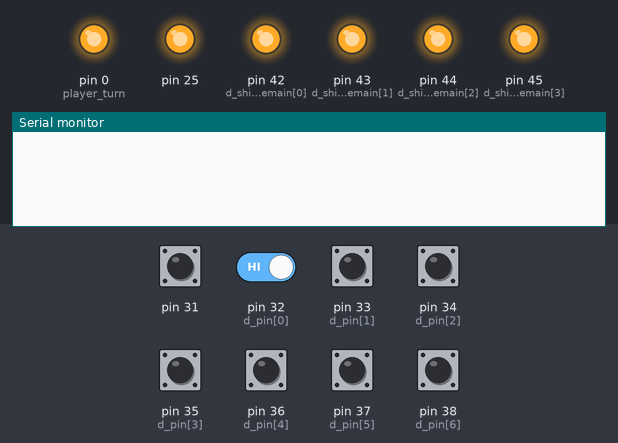
The sketch below on a simulated Arduino Mega 2560, built with avr-gcc and run on an emulated ATmega2560. On the bench: output pins drawn as LEDs (lit = HIGH), the last lines printed to the serial monitor. The inputs (shaded band) are chosen by the test bench; at power-on: pin 31, pin 32 (d_pin[0]), pin 33 (d_pin[1]), pin 34 (d_pin[2]), pin 35 (d_pin[3]), pin 36 (d_pin[4]), pin 37 (d_pin[5]), pin 38 (d_pin[6]) HIGH. Random numbers use the default seed unless the sketch sets one; pins used as bus, display or sensor lines are not drawn.

Above: at 1.3 s.
1.4 s: pin 31 pulsed LOW 5 times (0.12 s each, 0.3 s apart)
At 4.6 s:
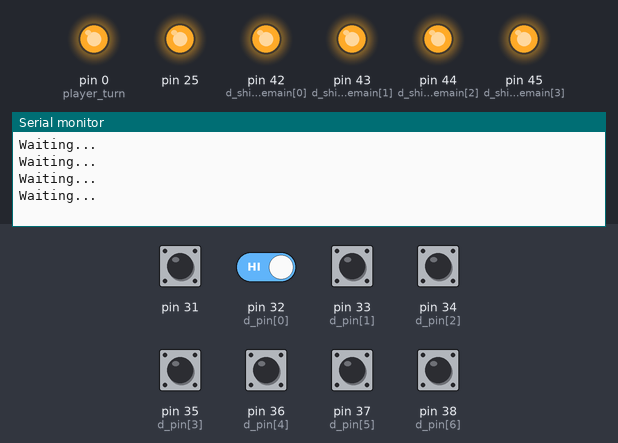
4.7 s: pin 31 driven LOW
At 5.5 s:
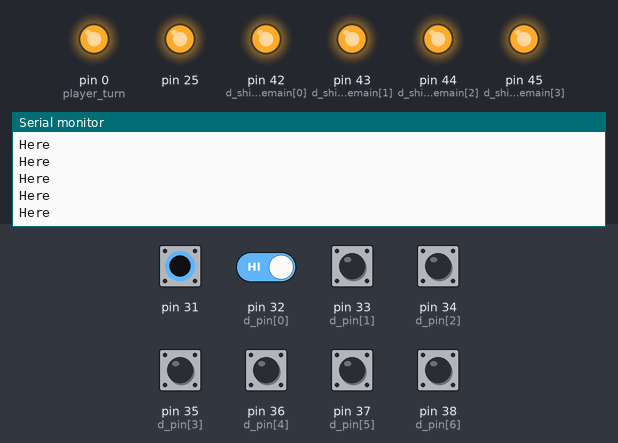
6.6 s: pin 31 driven HIGH
At 7.3 s:
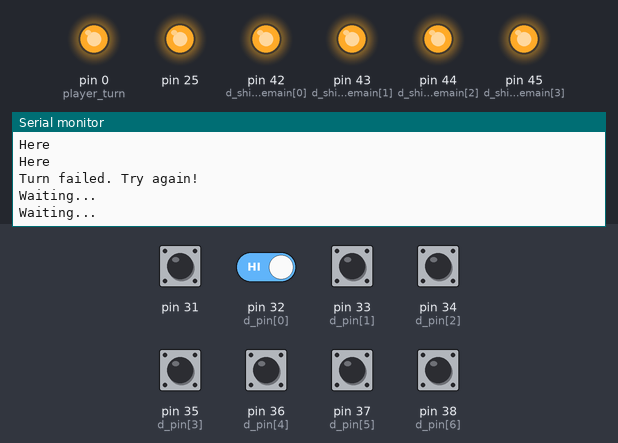
8.1 s: pin 31 driven LOW and pin 32 (d_pin[0]) driven LOW
At 8.6 s:
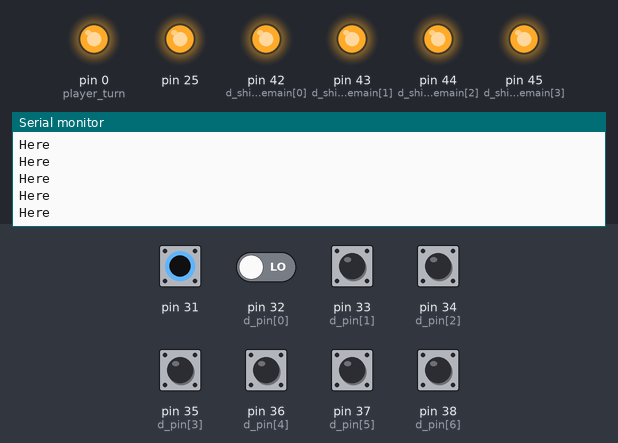

Measured:
- after the input at 1.4 s, the serial monitor: prints a new line after 1.3 s (image 1)
- after the input at 4.7 s, the serial monitor: prints a new line at once (image 2)
- after the input at 6.6 s, the serial monitor: prints a new line after 0.07 s (image 3)

The sketch:

buttontesting.ino
```cpp
/*
#include <gamma.h>
#include <RGBmatrixPanel.h>
#include <Adafruit_GFX.h>
#include <Adafruit_GrayOLED.h>x
#include <Adafruit_SPITFT.h>
#include <Adafruit_SPITFT_Macros.h>
#include <gfxfont.h>
*/

int player_turn = 0;
int d_ship_remain[] = {42,43,44,45}; // LED lights, in setup
int warning = 46;
int player_win = 47;
int computer_win = 48;
int button[8];
int position = 17; //initialize at an out of board position
int d_pin[] = {32,33,34,35,36,37,38,39};  // An array of pins that are connected to the button input
int primitive[] = {1,2,3,4,5,6,7,8,9,10,11,12,13,14,15,16}; // The initial array that will be swapped randomly later by the generate function
/* Initialize the computer board
 *  0 means empty space with no ship
 *  1 means ship placed but not sunken
 *  2 means ship sunken
 *  3 means empty space but chosen
*/
int computer_board[16];
int player_board[16];

/*
int generate(array)
A function that swaps the entries of the primitive array.
The modified array will then be the predetermined moves of the computer
 */
void generate(int arr[]) {
    int tmp;
    int arbit_1;
    int arbit_2;
    for (int i = 0; i < 32; i++) {
        arbit_1 = random(16);
        arbit_2 = random(16);
        tmp = arr[arbit_1];
        arr[arbit_1] = arr[arbit_2];
        arr[arbit_2] = tmp;
    }
}

/*
int readInput(pinNumber)
Translates the input on an digital pin. If the pin is LOW, that means an
input was detected, and that would be equal to 1. Otherwise, the function
will return 0
*/
int readInput(int pin) {
    if (digitalRead(pin) == LOW) {
        return 1;
    } else {
        return 0;
    }
}

/*
int translate(array)
This function takes the input array from the button matrix and translates
the input to determine which spot on the board was picked. It is used in conjuction
with the readInput function to translate the input from the button matrix
*/
int translateInput(int arr[]) {
    int position = 0;
    int counter = 0;
    for (int i = 0; i < 8; i++) {
        if (arr[i] == 1) {
            if (i < 4) {
                position += i;
                counter++;
            } else {
                position += (i-4)*4;
                counter++;
            }
        }
    }
    // For added redundancy; should only return a position if two 1's are detected
    if (counter == 2) {
        return position;
    } else {
        return 17;
    }
}

void reset(int arr[]) {
    for (int i = 0; i < sizeof(arr); i++) {
        arr[i] = 0;
    }
}

/*
void setup()
Built-in Arduino function that is used to initialize any data and arrays needed
for game play. See block diagram and flow chart for more information on how this program
runs
*/
void setup() {
    //Resets all board positions to 0
    reset(computer_board);
    reset(player_board);

    pinMode(player_turn, OUTPUT);
    digitalWrite(player_turn, LOW);

    for (int i = 0; i < 8; i++) {
        pinMode(d_pin[i], INPUT_PULLUP);
    }


    for (int i = 0; i < 8; i++) {
        pinMode(d_ship_remain[i], OUTPUT);
        digitalWrite(d_ship_remain[i], LOW);
    }

    generate(primitive);

    for (int i = 0; i < 4; i++) {
        int buff = random(1,5);
        computer_board[primitive[i*4 + buff]] = 1;
    }

    digitalWrite(player_turn, HIGH);

    for (int i = 0; i < 8; i++) {
        digitalWrite(d_ship_remain[i], HIGH);
    }

    int count = 0;
    int light_off = 41;
    while (count < 4) {
        while (checkInput() == false) {
            if (checkInput() == true) {
                break;
            }
            Serial.println("Waiting...");
            delay(500);
        }
        //Does not go on until player releases button
        while (checkInput() == true) {
            if (checkInput()) {
                button[0] = readInput(31);
                button[1] = readInput(32);
                button[2] = readInput(33);
                button[3] = readInput(34);
                button[4] = readInput(35);
                button[5] = readInput(36);
                button[6] = readInput(37);
                button[7] = readInput(38);
                Serial.print("Here\n");
            }
        }
        int select = translateInput(button);
        count++;
        if (player_board[select] == 1) {
            Serial.println("Position has already been chosen! Try again!");
        } else {
            player_board[select] = 1; //Changes value so that array is marked as ship at index
            count++;
        }
        reset(button);
        position = 17;
    }

    Serial.begin(9600);
}

boolean checkInput() {
    if (digitalRead(31) == LOW || digitalRead(32) == LOW || digitalRead(33) == LOW || digitalRead(34) == LOW) {
        return true;
    } else {
        return false;
    }
}

/*
void loop()
Main loop in which the arduino runs through the simplified battleship game.
See block diagram and flow chart for more information about the folow of the
program. This loop should only loop through for a maximum of 16 proper turns.
*/
//Keeps track of turn (player=true)/(computer=false)
boolean player_active = true; //player always starts first
//Computer variables
int compIndex = 0; // keeps track of computer attacks
int compHit = 0;
boolean computerWin = false;
//Player variables
int playerHit = 0;
boolean playerWin = false;

void loop() {
    while (computerWin || playerWin) {
        if (computerWin) {
            digitalWrite(computer_win, HIGH);
            Serial.print("You lose! Computer is the winner!!");
            return;
        } else if (playerWin) {
            digitalWrite(player_win, HIGH);
            Serial.print("Player has won!!");
            return;
        }
    }

    while (checkInput() == false && player_active) {
        if (checkInput() == true) {
            break;
        }
        Serial.println("Waiting...");
        delay(500);
    }
    //Does not go on until player releases button
    while (player_active && checkInput() == true) {
        if (checkInput()) {
            button[0] = readInput(31);
            button[1] = readInput(32);
            button[2] = readInput(33);
            button[3] = readInput(34);
            button[4] = readInput(35);
            button[5] = readInput(36);
            button[6] = readInput(37);
            button[7] = readInput(38);
            Serial.print("Here\n");
        }
    }

    position = translateInput(button); //returns an index in the board array

    //The following code is for the player turn

    /*
        0 means empty space with no ship
        1 means ship placed but not sunken
        2 means ship sunken
        3 means empty space but chosen
    */
    if(player_active) {
        if (position <=  15 && position >= 0) { //checks if there was a valid turn
            if (computer_board[position] ==  0 || computer_board[position] ==  1) {
                if (computer_board[position] ==  1) { //player has hit a ship
                    computer_board[position] ==  2;
                    player_active = true; //player gets another turn
                    playerHit++;
                    Serial.print("Battleship! Go again!\n");
                    if (playerHit == 4) { //win conditional
                        playerWin = true;
                    }
                } else if (computer_board[position] ==  0) { //player has missed ship
                    computer_board[position] ==  3;
                    player_active = false; //change turns
                    Serial.print("You missed! :( \n");
                } else {
                    player_active = true;
                    Serial.print("There was an error!\n");
                }
            } else {
                digitalWrite(warning, HIGH);
                Serial.print("Spot had already been chosen. Try Again!\n");
                player_active = true;
            }
        } else {
            Serial.print("Turn failed. Try again!\n");
            player_active = true;
        }
    }

    //The following code is for the player turn

    if (!player_active) { //computer only goes if player does not get another turn/try again
        int attack = computer_board[compIndex];
        compIndex++;

        if (player_board[position] ==  1) { //computer has hit a ship
            player_board[position] ==  2;
            player_active = false; //computer gets another turn
            compHit++;
            if (compHit == 4) { //win conditional
                computerWin = true;
            }
        } else if (player_board[position] ==  0) { //computer has missed ship
            player_board[position] ==  3;
            player_active = true; //change turns
        } else {
            player_active = true;
            Serial.print("There was an error!\n");
        } //Note: don't need the additional layers of checks like with player turn
    }

    //Adding redundacies so that the loop does not unintentionally play a turn
    position = 17;
    reset(button);
}
```
